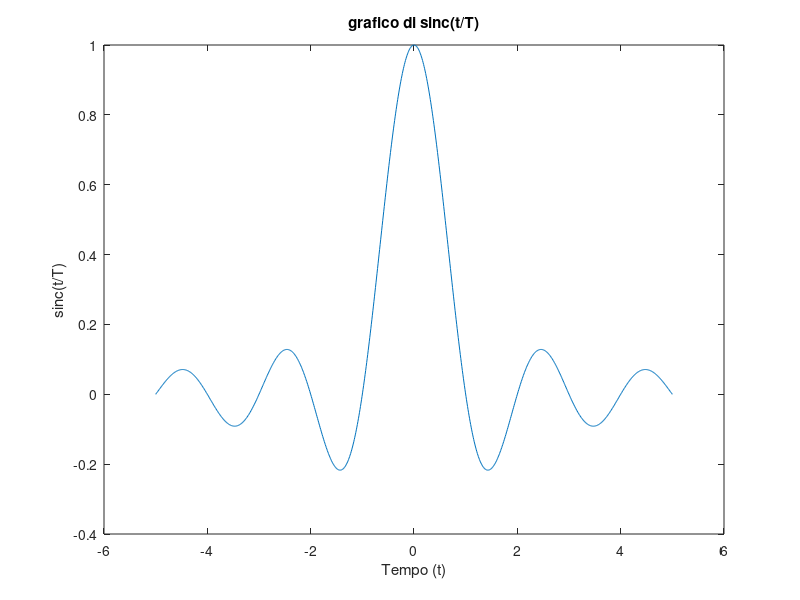
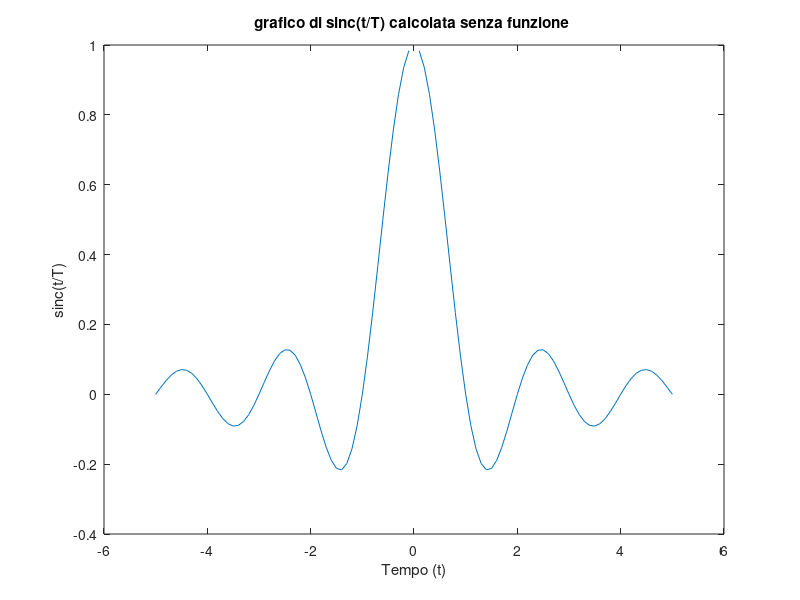
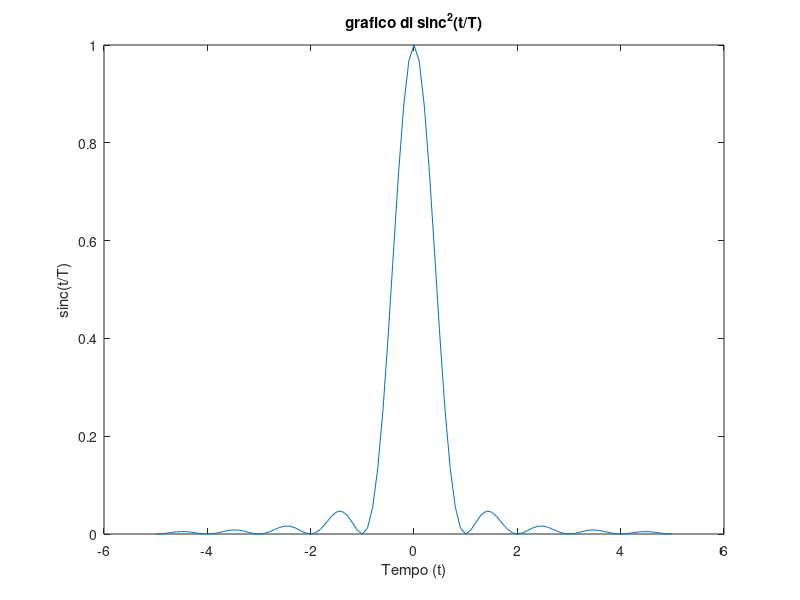
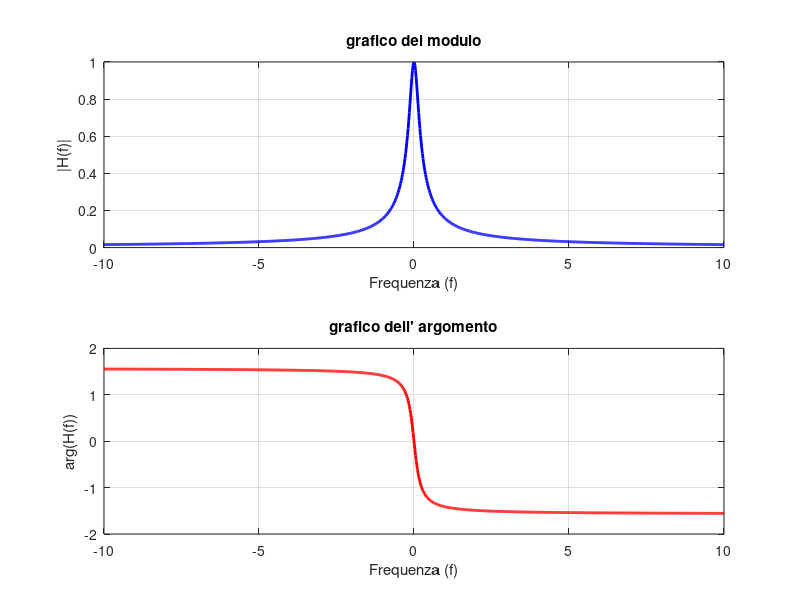

Source code (MATLAB) for these figures, in order:
%grafico funzione sinc(t/T)
T=1;
t=linspace(-5,5,1000);
x=sinc(t./T);
figure;
plot(t,x);
xlabel('Tempo (t)');
ylabel('sinc(t/T)');
title('grafico di sinc(t/T)');

%grafico funzione sinc(t/T) senza funzione

T=1;
t=linspace(-5,5,101);
x=(sin(pi * t / T) ./ (pi * t / T));
figure;
plot(t,x);
xlabel('Tempo (t)');
ylabel('sinc(t/T)');
title('grafico di sinc(t/T) calcolata senza funzione ');



%grafico funzione sinc^2(t/T)

T=1;
t=linspace(-5,5,101);
x=sinc(t./T).^2;
figure;
plot(t,x);
xlabel('Tempo (t)');
ylabel('sinc(t/T)');
title('grafico di sinc^2(t/T)');

%grafico di modulo e argomento
T=1
f = linspace(-10, 10, 1000);
H = T ./ (1 + 1j * 2 * pi * f * T);

modulo = abs(H);
argomento = angle(H);

% Plot Magnitude
figure;
subplot(2,1,1);
plot(f, modulo, 'b', 'LineWidth', 2);
xlabel('Frequenza (f)');
ylabel('|H(f)|');
title('grafico del modulo');
grid on;

% Plot Phase
subplot(2,1,2);
plot(f, argomento, 'r', 'LineWidth', 2);
xlabel('Frequenza (f)');
ylabel('arg(H(f))');
title("grafico dell' argomento");
grid on;